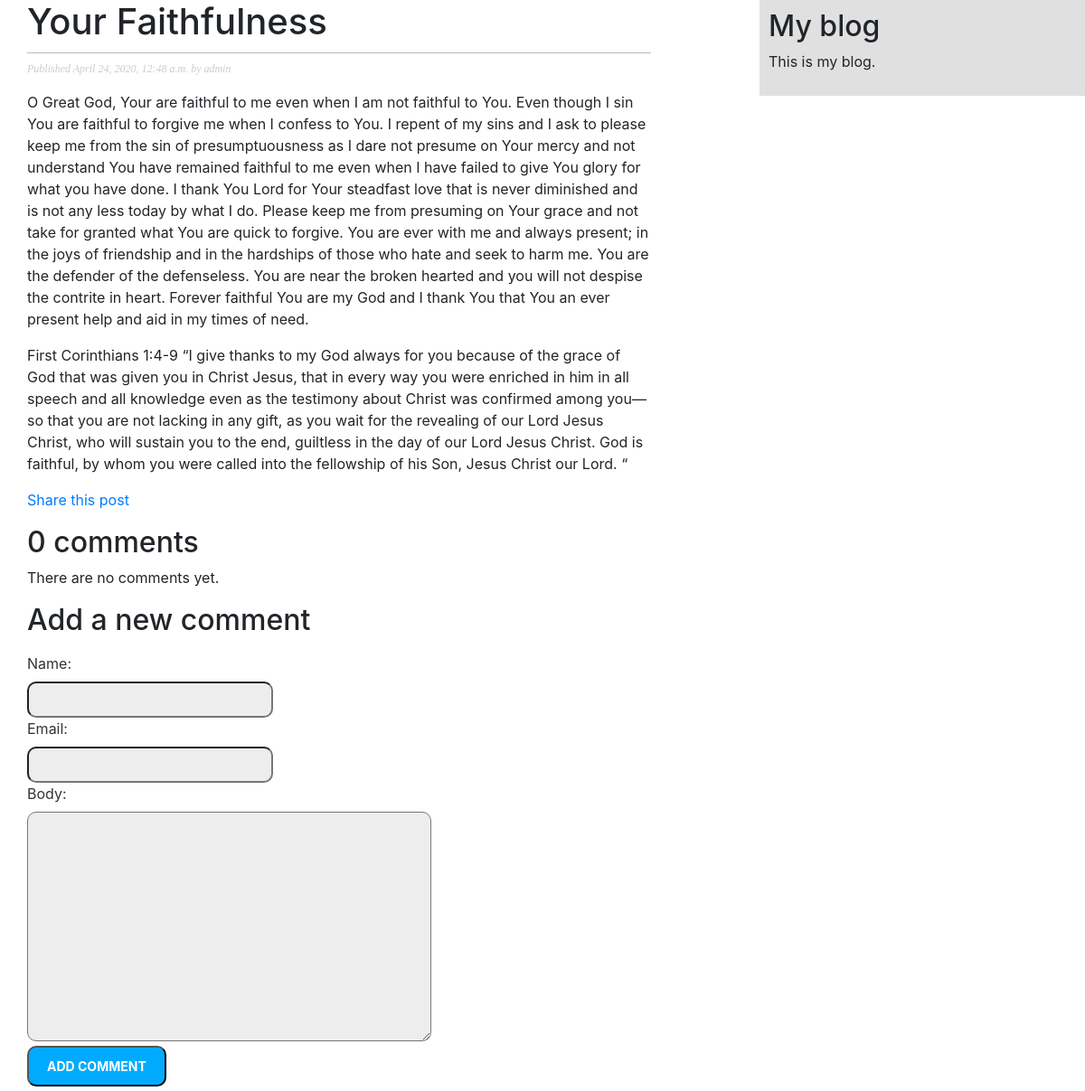
Screenshot of /BlogApp/2020/4/24/your-faithfulness/ with the database file from the repository.
### BlogApp/models.py (models this page shows, shortened)
class Post(models.Model):
    STATUS_CHOICES = (
        ('draft', 'Draft'),
        ('published', 'Published'),
    )
    title = models.CharField(max_length=250)
    slug = models.SlugField(max_length=250,
                            unique_for_date='publish')
    author = models.ForeignKey(User,
                               on_delete=models.CASCADE,
                               related_name='blog_posts')
    body = models.TextField()
    publish = models.DateTimeField(default=timezone.now)
    created = models.DateTimeField(auto_now_add=True)
    updated = models.DateTimeField(auto_now=True)
    status = models.CharField(max_length=10,
                              choices=STATUS_CHOICES,
                              default='draft')
    objects = models.Manager()
    published = PublishedManager()
    tags = TaggableManager()
    class Meta:
        ordering = ('-publish',)

### BlogApp/views.py (the view)
def post_detail(request, year, month, day, post):
    post = get_object_or_404(Post, slug=post,
                             status='published',
                             publish__year=year,
                             publish__month=month,
                             publish__day=day)
    comments = post.comments.filter(active=True)
    new_comment = None
    if request.method == 'POST':
        comment_form = CommentForm(data=request.POST)
        if comment_form.is_valid():
            new_comment = comment_form.save(commit=False)
            new_comment.post = post
            new_comment.save()
    else:
        comment_form = CommentForm()
    return render(request,
                  'BlogApp/post/detail.html',
                  {'post': post,
                   'comments': comments,
                   'new_comment': new_comment,
                   'comment_form': comment_form})

### BlogApp/forms.py
class CommentForm(forms.ModelForm):
    class Meta:
        model = Comment
        fields = ('name', 'email', 'body')

### BlogApp/templates/BlogApp/post/detail.html (shortened to what this page needs)
{% extends "BlogApp/base.html" %}
{% block content %}
    <h1>{{ post.title }}</h1>
    <p class="date">
        Published {{ post.publish }} by {{ post.author }}
    </p>
    {{ post.body|linebreaks }}
    <p>
        <a href="{% url "BlogApp:post_share" post.id %}">
            Share this post
        </a>
    </p>
    {% with comments.count as total_comments %}
        <h2>
            {{ total_comments }} comment{{ total_comments|pluralize }}
        </h2>
    {% endwith %}
    {% for comment in comments %}
        <div class="comment">
            <p class="info">
                Comment {{ forloop.counter }} by {{ comment.name }}
                {{ comment.created }}
            </p>
            {{ comment.body|linebreaks }}
        </div>
    {% empty %}
        <p>There are no comments yet.</p>
    {% endfor %}
    {% if new_comment %}
        <h2>Your comment has been added.</h2>
    {% else %}
        <h2>Add a new comment</h2>
        <form method="post">
            {{ comment_form.as_p }}
            <p><input type="submit" value="Add comment"></p>
        </form>
    {% endif %}
{% endblock %}

### BlogApp/static/css/BlogApp.css (style rules this page uses)
body { margin:0; padding:0; font-family:helvetica, sans-serif; }
a { color:#00abff; text-decoration:none; }
h1 { font-weight:normal; border-bottom:1px solid #bbb; padding:0 0 10px 0; }
h2 { font-weight:normal; margin:30px 0 0; }
p.date { color:#ccc; font-family: georgia, serif; font-size: 12px; font-style: italic; }
label { float:left; clear:both; color:#333; margin-bottom:4px; }
input, textarea { clear:both; float:left; margin:0 0 10px; background: #ededed; padding:6px 10px; font-size:12px; border-radius: 10px; }
input[type=submit] { font-weight:bold; background:#00abff; color:#fff; padding:10px 20px; font-size:14px; text-transform:uppercase; margin-block: 5px; }

### rows the page displays
Post: title "Your Faithfulness", publish "April 24, 2020, 12:48 a.m.", author "admin", body "O Great God, Your are faithful to me even when I am not faithful to You. Even though I sin You are faithful to forgive me when I confess to You. I repent of my sins and I ask to please keep me from the sin of presumptuousness as I dare not presume on Your mercy and not understand You have remained faithful to me even when I have failed to give You glory for what you have done. I thank You Lord for Your steadfast love that is never diminished and is not any less today by what I do. Please keep me from presuming on Your grace and not take for granted what You are quick to forgive. You are ever with me and always present; in the joys of friendship and in the hardships of those who hate and…"

### other values shown
{{ total_comments }} "0"
